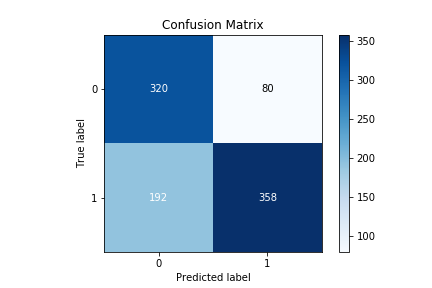

Generate this figure with Python:
import pickle
import pandas as pd 
import numpy as np 
import os

from sklearn.metrics import roc_curve
from sklearn.metrics import accuracy_score
import matplotlib.pyplot as plt
# %matplotlib inline 
import scikitplot as skplt 
from PIL import Image
from sklearn.metrics import roc_auc_score, recall_score, precision_score
import sys




# plot confusion matrix
def plot_confusion_matrix(test_label,pred_label,test_score_path):
    skplt.metrics.plot_confusion_matrix(y_true=test_label,y_pred=pred_label)
    plt.savefig(os.path.join(test_score_path, 'confusion_matrix.png'))
    print("accuracy score: {}" .format(accuracy_score(test_label, pred_label)))
    print("recall: {}" .format(recall_score (test_label, pred_label)))
    print("preicision: {}" .format(precision_score(test_label, pred_label)))




# 클래스별 hit ratio(recall)
def class_recall_and_save_wrong_images(test_image, test_class,test_label,pred_label,wrong_save_path, true_save_path):
    recall_dict = dict()
    for class_name in set(test_class):
        print("class: {}" .format(class_name))
        idx_ = (np.array(test_class)==class_name)
        y_pred = pred_label[idx_]
        y_true = test_label[idx_]        
        # print("{} total count : {}" .format(class_name, len(y_true)))
        # if class_name in ['정상B','머리카락','유바']:
        #     # save wrong prediction image
        #     class_image = test_image[idx_][y_pred!=y_true]
        #     for i, image in enumerate(class_image):
        #         img = Image.fromarray(image)
        #         img.save(os.path.join(wrong_save_path,(class_name+"_"+str(i)+".png")))

        #     # save true prediction image
        #     class_image = test_image[idx_][y_pred==y_true]
        #     for i, image in enumerate(class_image):
        #         img = Image.fromarray(image)
        #         img.save(os.path.join(true_save_path,(class_name+"_"+str(i)+".png")))


        accuracy = accuracy_score(y_true, y_pred)
        recall_dict[class_name] = accuracy
    recall_df = pd.DataFrame()
    recall_df['class'] = recall_dict.keys()
    recall_df['recall'] = recall_dict.values()
    print(recall_df.sort_values(by=['recall']))
    


if __name__ == '__main__':
    
    test_score_path = r'/workspace/CAMPUS/CYK/campus/deep-svdd-campus_town/log/tofu_test'
    data_path = r'/workspace/CAMPUS/CYK/campus/deep-svdd-campus_town/src/datasets'
    with open(os.path.join(test_score_path,'test_score.pickle'), 'rb') as f:
        test_score = pickle.load(f)
    with open(os.path.join(data_path,'200_test_image.pickle'), 'rb') as f:
        test_image = pickle.load(f)
    with open(os.path.join(data_path,'200_test_label.pickle'), 'rb') as f:
        test_label = pickle.load(f)
    with open(os.path.join(data_path,'200_test_class.pickle'), 'rb') as f:
        test_class = pickle.load(f)

    indices, labels, scores = zip(*test_score)
    indices, labels, scores = np.array(indices), np.array(labels), np.array(scores)
    fpr, tpr, threshold = roc_curve(labels, scores)
    print("auc score: {}" .format(roc_auc_score(labels, scores)))

    # find optimal threshold (Youden’s J statistic.) -> TPR - FPR 
    best_index = np.argmax(tpr-fpr)
    best_threshold = threshold[best_index]
    # new_threshold = threshold[fpr==0.2][-1] # fpr는 0.2이고 그 중 tpr이 가장 높은 threshold 선정 
    pred_label = np.zeros(len(scores))
    pred_label[scores>best_threshold] = 1 # threshold보다 큰 것은 이상(label:1)
    print("fpr is {}" .format(fpr[best_index]))
    
    plot_confusion_matrix(test_label,pred_label,test_score_path)
    
    wrong_save_path = '/workspace/CAMPUS/CYK/campus/deep-svdd-campus_town/log/wrong_image_sample'
    true_save_path = '/workspace/CAMPUS/CYK/campus/deep-svdd-campus_town/log/true_image_sample'

    class_recall_and_save_wrong_images(test_image,test_class,test_label,pred_label,wrong_save_path,true_save_path)
